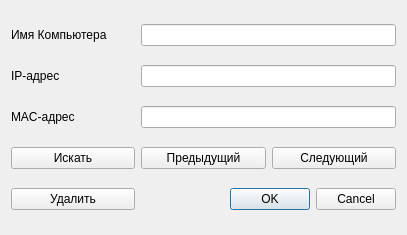
<?xml version="1.0" encoding="UTF-8"?>
<ui version="4.0">
 <class>DialogAddDevice</class>
 <widget class="QDialog" name="DialogAddDevice">
  <property name="geometry">
   <rect>
    <x>0</x>
    <y>0</y>
    <width>407</width>
    <height>235</height>
   </rect>
  </property>
  <property name="windowTitle">
   <string>Dialog</string>
  </property>
  <layout class="QGridLayout" name="gridLayout">
   <item row="1" column="0">
    <widget class="QLabel" name="label_2">
     <property name="text">
      <string>IP-адрес</string>
     </property>
    </widget>
   </item>
   <item row="4" column="1">
    <widget class="QPushButton" name="previousButton">
     <property name="text">
      <string>Предыдущий</string>
     </property>
    </widget>
   </item>
   <item row="0" column="0">
    <widget class="QLabel" name="label">
     <property name="text">
      <string>Имя Компьютера</string>
     </property>
    </widget>
   </item>
   <item row="4" column="2">
    <widget class="QPushButton" name="nextButton">
     <property name="text">
      <string>Следующий</string>
     </property>
    </widget>
   </item>
   <item row="0" column="1" colspan="2">
    <widget class="QLineEdit" name="HostnameLineEdit"/>
   </item>
   <item row="7" column="1" colspan="2">
    <widget class="QDialogButtonBox" name="buttonBox">
     <property name="orientation">
      <enum>Qt::Horizontal</enum>
     </property>
     <property name="standardButtons">
      <set>QDialogButtonBox::Cancel|QDialogButtonBox::Ok</set>
     </property>
    </widget>
   </item>
   <item row="1" column="1" colspan="2">
    <widget class="QLineEdit" name="IPAddressLineEdit"/>
   </item>
   <item row="2" column="0">
    <widget class="QLabel" name="label_3">
     <property name="text">
      <string>MAC-адрес</string>
     </property>
    </widget>
   </item>
   <item row="2" column="1" colspan="2">
    <widget class="QLineEdit" name="MACLineEdit"/>
   </item>
   <item row="7" column="0">
    <widget class="QPushButton" name="DeleteButton">
     <property name="text">
      <string>Удалить</string>
     </property>
    </widget>
   </item>
   <item row="4" column="0">
    <widget class="QPushButton" name="SeekButton">
     <property name="text">
      <string>Искать</string>
     </property>
    </widget>
   </item>
  </layout>
 </widget>
 <resources/>
 <connections>
  <connection>
   <sender>buttonBox</sender>
   <signal>accepted()</signal>
   <receiver>DialogAddDevice</receiver>
   <slot>accept()</slot>
   <hints>
    <hint type="sourcelabel">
     <x>257</x>
     <y>138</y>
    </hint>
    <hint type="destinationlabel">
     <x>157</x>
     <y>274</y>
    </hint>
   </hints>
  </connection>
  <connection>
   <sender>buttonBox</sender>
   <signal>rejected()</signal>
   <receiver>DialogAddDevice</receiver>
   <slot>reject()</slot>
   <hints>
    <hint type="sourcelabel">
     <x>257</x>
     <y>138</y>
    </hint>
    <hint type="destinationlabel">
     <x>286</x>
     <y>274</y>
    </hint>
   </hints>
  </connection>
 </connections>
</ui>
